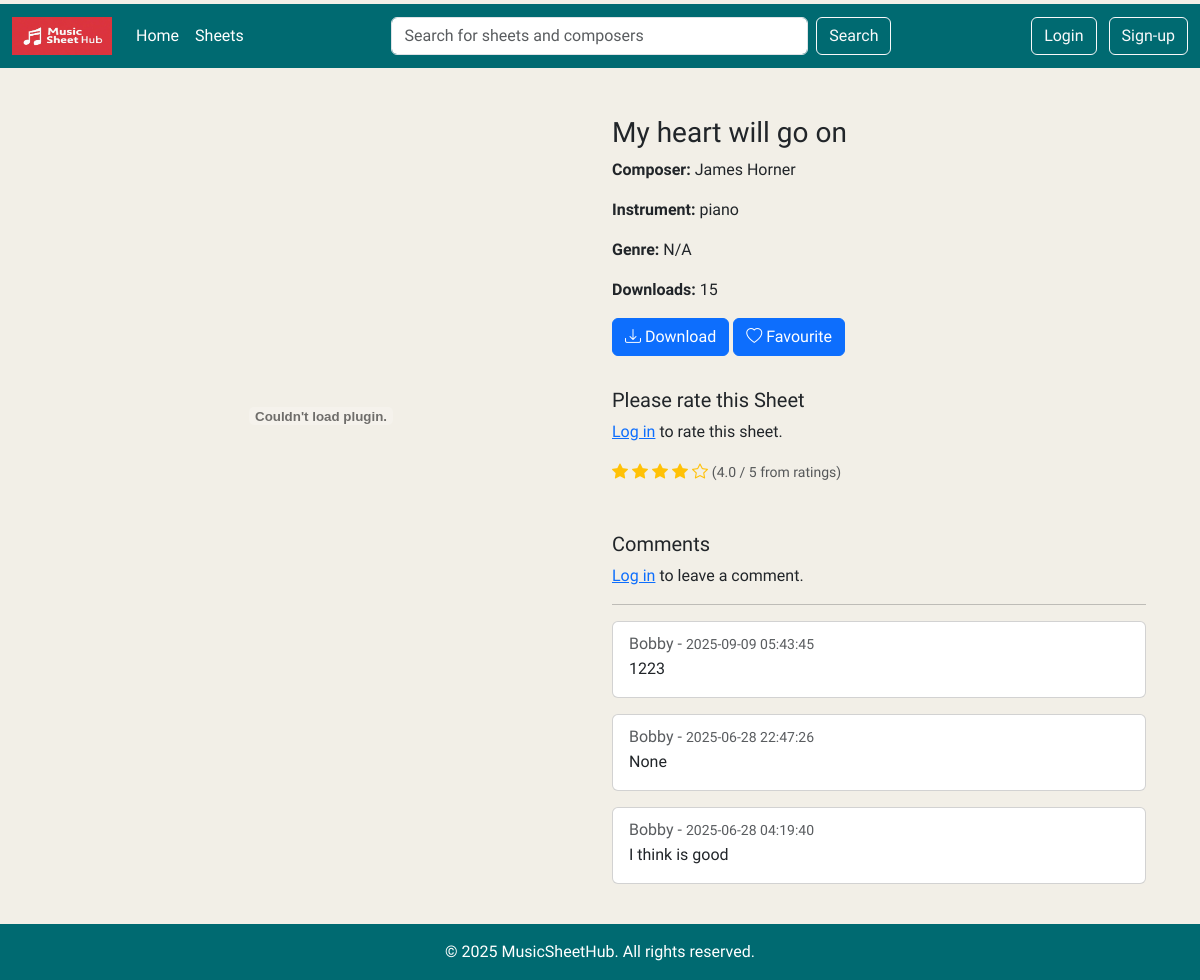
Screenshot of /sheet/6 with the database file from the repository.
### tables this page shows
CREATE TABLE Sheets (id INTEGER PRIMARY KEY AUTOINCREMENT, sheetname TEXT (50), composer TEXT (50), instrument TEXT (50), filename TEXT (50), uploader_id INTEGER REFERENCES Users (id), download_count INTEGER DEFAULT (0), created_at TEXT DEFAULT (CURRENT_TIMESTAMP));

CREATE TABLE Comments (id INTEGER PRIMARY KEY AUTOINCREMENT, user_id INTEGER REFERENCES Users (id), sheet_id INTEGER REFERENCES Sheets (id), comment TEXT, created_at TEXT DEFAULT (CURRENT_TIMESTAMP));

CREATE TABLE Users (id INTEGER PRIMARY KEY AUTOINCREMENT, username TEXT (50) UNIQUE, email TEXT (50), password TEXT (50), created_at TEXT DEFAULT (CURRENT_TIMESTAMP));

### app.py (the view, shortened to what this page needs)
@app.route('/sheet/<int:sheet_id>', methods=['GET', 'POST'])
def sheet_detail(sheet_id):
    db = get_db()
    cursor = db.cursor()
    cursor.execute('''
            SELECT s.id, s.filename, s.sheetname, s.composer, s.instrument,
                   s.download_count, g.name
            FROM sheets s
            LEFT JOIN SheetGenres sg ON s.id = sg.sid
            LEFT JOIN Genres g ON sg.gid = g.id
            WHERE s.id = ?
        ''', (sheet_id,))
    sheet = cursor.fetchone()
    if not sheet:
        flash("Sheet not found.", "danger")
        return redirect(url_for('home'))
    cursor.execute('''
        SELECT u.username, c.comment, c.created_at
        FROM comments c
        JOIN users u ON c.user_id = u.id
        WHERE c.sheet_id = ?
        ORDER BY c.created_at DESC
    ''', (sheet_id,))
    comments = cursor.fetchall()
    cursor.execute('''
                   SELECT AVG(rating), COUNT(*) FROM ratings
                   WHERE sheet_id = ?''', (sheet_id,))
    avg_rating, rating_count = cursor.fetchone()
    avg_rating = round(avg_rating, 1) if avg_rating else None
    return render_template('sheet_detail.html', sheet=sheet,
                           comments=comments, avg_rating=avg_rating)

### app.py (called while the page is built)
def get_db():
    db = getattr(g, '_database', None)
    if db is None:
        db = g._database = sqlite3.connect(DATABASE)
    return db

@app.teardown_appcontext
def close_connection(exception):
    db = getattr(g, '_database', None)
    if db is not None:
        db.close()

### templates/sheet_detail.html
{% extends 'base.html' %}
{% block content %}
<div class="container mt-4">
    <div class="row">
        <div class="col-md-6">
            {% set ext = sheet[1].split('.')[-1].lower() %}
            {% if ext in ['jpg', 'jpeg', 'png', 'gif'] %}
                <img src="{{ url_for('preview_file', filename=sheet[1]) }}" class="img-fluid" alt="Sheet Image">
            {% elif ext == 'pdf' %}
                <embed src="{{ url_for('preview_file', filename=sheet[1]) }}" type="application/pdf" width="100%" height="600px">
            {% endif %}
        </div>
        <div class="col-md-6">
            <h3>{{ sheet[2] }}</h3>
            <p><strong>Composer:</strong> {{ sheet[3] or "N/A" }}</p>
            <p><strong>Instrument:</strong> {{ sheet[4] or "N/A" }}</p>
            <p><strong>Genre:</strong> {{ sheet[6] or "N/A" }}</p>
            <p><strong>Downloads:</strong> {{ sheet[5] }}</p>
            <a href="{{ url_for('download_file', sheet_id=sheet[0]) }}" class="btn btn-primary mb-2">
                <i class="bi bi-download"></i> Download
            </a>
            <a href="{{ url_for('favourite_file', sheet_id=sheet[0]) }}" class="btn btn-primary mb-2">
                <i class="bi bi-heart"></i> Favourite
            </a>
            <div class="mt-4">
                <h5>Please rate this Sheet</h5>
                {% if session.username %}
                <form method="POST" action="{{ url_for('sheet_detail', sheet_id=sheet[0]) }}">
                    <input type="hidden" name="form_type" value="rating">
                    <div class="mb-2">
                        <label for="rating" class="form-label">Your Rating (1–5):</label>
                        <style>
                            .star-rating {
                                direction: rtl;
                                display: inline-flex;
                            }
                            .star-rating input[type="radio"] {
                                display: none;
                            }
                            .star-rating label {
                                font-size: 1.5rem;
                                color: #ccc;
                                cursor: pointer;
                                padding: 0 0.1rem;
                            }
                            .star-rating input[type="radio"]:checked ~ label,
                            .star-rating label:hover,
                            .star-rating label:hover ~ label {
                                color: #f5c518;
                            }
                        </style>
                        <form method="POST" action="{{ url_for('sheet_detail', sheet_id=sheet[0]) }}">
                            <input type="hidden" name="form_type" value="rating">
                            <div class="star-rating mb-2">
                                {% for i in range(5, 0, -1) %}
                                <input type="radio" id="star{{ i }}" name="rating" value="{{ i }}" required>
                                <label for="star{{ i }}">&#9733;</label>
                                {% endfor %}
                            </div>
                            <button type="submit" class="btn btn-sm btn-primary">Submit</button>
                        </form>
                    </div>
                </form>
                {% else %}
                <p><a href="{{ url_for('login') }}">Log in</a> to rate this sheet.</p>
                {% endif %}
                {% if avg_rating %}
                    <div class="mt-2">
                        <span>
                            {% for i in range(1, 6) %}
                                {% if avg_rating >= i %}
                                    <i class="bi bi-star-fill text-warning"></i>
                                {% elif avg_rating >= i - 0.5 %}
                                    <i class="bi bi-star-half text-warning"></i>
                                {% else %}
                                    <i class="bi bi-star text-warning"></i>
                                {% endif %}
                            {% endfor %}
                            <small class="text-muted">({{ "%.1f"|format(avg_rating) }} / 5 from {{ rating_count }} rating{{ 's' if rating_count != 1 else '' }})</small>
                        </span>
                    </div>
                {% else %}
                    <p class="text-muted">No ratings yet.</p>
                {% endif %}
            </div>
            <div class="mt-5">
                <h5>Comments</h5>
                {% if session.username %}
                <form method="POST" action="{{ url_for('sheet_detail', sheet_id=sheet[0]) }}">
                    <div class="mb-3">
                        <textarea name="comment" class="form-control" rows="3" placeholder="Write your comment..." required></textarea>
                    </div>
                    <button type="submit" class="btn btn-primary btn-sm">Post Comment</button>
                </form>
                {% else %}
                <p><a href="{{ url_for('login') }}">Log in</a> to leave a comment.</p>
                {% endif %}
                <hr>
                {% for username, comment, created_at in comments %}
                <div class="card mb-3">
                    <div class="card-body">
                        <h6 class="card-subtitle mb-1 text-muted">{{ username }} - <small>{{ created_at }}</small></h6>
                        <p class="card-text">{{ comment }}</p>
                    </div>
                </div>
                {% else %}
                <p class="text-muted">No comments yet.</p>
                {% endfor %}
            </div>
        </div>
    </div>
</div>
{% endblock %}

### templates/base.html (style rules this page uses)
html, body { height: 100%; margin: 0; background-color: #F2EFE7; font-family: 'Inria Sans', sans-serif; }
body { display: flex; flex-direction: column; }

### rows the page displays
Sheets: sheetname "My heart will go on", composer "James Horner", instrument "piano", download_count "15"
Comments: username "Bobby", created_at "2025-09-09 05:43:45", comment "1223"
Comments: username "Bobby", created_at "2025-06-28 22:47:26", comment "None"
Comments: username "Bobby", created_at "2025-06-28 04:19:40", comment "I think is good"

### other values shown
{{ sheet[6] or "N/A" }} "N/A"
{{ "%.1f"|format(avg_rating) }} "4.0"
{{ 's' if rating_count != 1 else '' }} "s"
